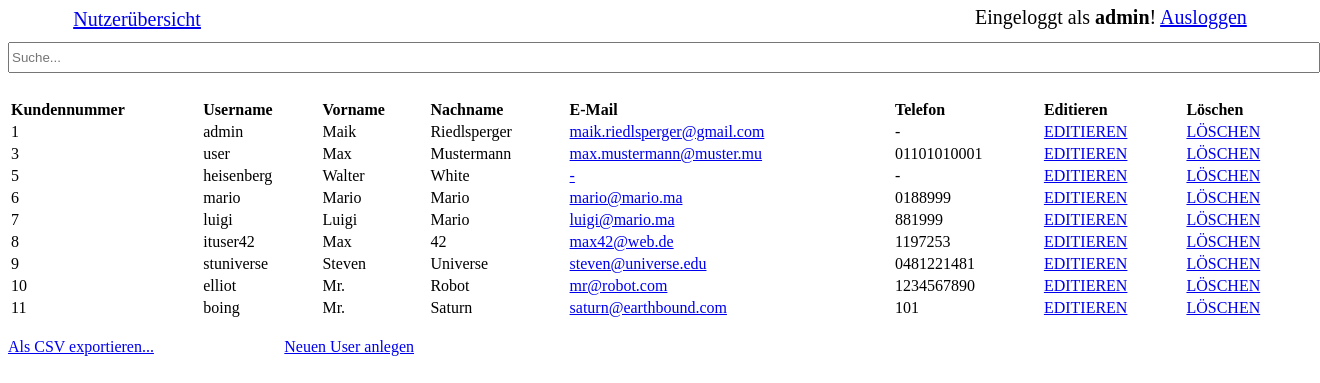
/index.php?s=user (signed in), run on the app's committed database.
### tables this page shows
CREATE TABLE `user` (
  `UserID` int(11) NOT NULL,
  `UserName` text NOT NULL,
  `UserFirstName` text NOT NULL,
  `UserLastName` text NOT NULL,
  `UserMail` text NOT NULL,
  `UserTelephone` text NOT NULL,
  `UserPassword` text NOT NULL,
  `UserRole` text NOT NULL
);

### database.php (called while the page is built, shortened)
<?php
	function getRole($pdo){
		$statement = $pdo->prepare("SELECT * FROM role WHERE RoleID =:roleID");
		$statement->bindValue(':roleID', $_SESSION["role"]);
		$statement->execute();
		$role = $statement->fetchAll();
		return $role[0];
	}
?>

### user.php (the view, shortened to what this page needs)
<?php
	require_once('database.php');
	if(isset($_SESSION["username"])){
		$role = getRole($pdo);
	}
?>
<form action="index.php?s=user" method="post">
	<input type="text" class="search" name="search" placeholder="Suche...">
</form>
<table class="table">
<tr>
	<th>Kundennummer</th>
	<th>Username</th>
	<th>Vorname</th>
	<th>Nachname</th>
	<th>E-Mail</th>
	<th>Telefon</th>
	<?php if(isset($role['RoleEdit']) && $role['RoleEdit'] == 1){ echo "<th>Editieren</th>"; }
	if(isset($role['RoleDelete']) && $role['RoleDelete'] == 1){ echo "<th>Löschen</th>"; } ?>
</tr>
<?php
	if(isset($_POST["search"]) && $_POST["search"] != ""){
		$search = '%'.$_POST["search"].'%';
		$statement = $pdo->prepare("SELECT * FROM user WHERE UserName LIKE :search OR UserFirstName LIKE :search OR UserLastName LIKE :search OR UserID LIKE :search ORDER BY UserID");
		$statement->bindParam(':search', $search);
	}
	else{
		$statement = $pdo->prepare("SELECT * FROM user ORDER BY UserID");
	}
		$result = $statement->execute();
		for($i = 1; $row = $statement->fetch(); $i++) {
			echo "<tr>";
			echo "<td>".$row['UserID']."</td>";
			echo "<td>".$row['UserName']."</td>";
			echo "<td>".$row['UserFirstName']."</td>";
			echo "<td>".$row['UserLastName']."</td>";
			echo '<td><a href="mailto:'.$row['UserMail'].'">'.$row['UserMail'].'</a></td>';
			echo "<td>".$row['UserTelephone']."</td>";
			if(isset($role['RoleEdit']) && $role['RoleEdit'] == 1){
				echo '<td><a href="index.php?s=edituser&id='.$row['UserID'].'">EDITIEREN</a></td>';
			}
			if(isset($role['RoleDelete']) && $role['RoleDelete'] == 1){
				echo '<td><a href="#" onclick="confirmDeletion('.$row['UserID'].')">LÖSCHEN</a></td>';
			}
			echo "</tr>";
		}
		echo '</table>';
		echo '<br /><a class="space" href="exportcsv.php">Als CSV exportieren...</a>';
	if(isset($role['RoleCreate']) && $role['RoleCreate'] == 1){
		echo '<a href="index.php?s=createuser">Neuen User anlegen</a>';
	}
?>

### css/main.css (style rules this page uses)
.search { height: 25px; margin-bottom: 25px !important; }
.space { margin-right: 10%; }
#main input, select { width: 100%; margin-bottom: 5px; display: block; }
table { width: 100%; text-align: left; }

### data on the page
user: UserID "1", UserName "admin", UserFirstName "Maik", UserLastName "Riedlsperger", UserMail "maik.riedlsperger@gmail.com", UserTelephone "-"
user: UserID "3", UserName "user", UserFirstName "Max", UserLastName "Mustermann", UserMail "max.mustermann@muster.mu", UserTelephone "01101010001"
user: UserID "5", UserName "heisenberg", UserFirstName "Walter", UserLastName "White", UserMail "-", UserTelephone "-"
user: UserID "6", UserName "mario", UserFirstName "Mario", UserLastName "Mario", UserMail "mario@mario.ma", UserTelephone "0188999"
user: UserID "7", UserName "luigi", UserFirstName "Luigi", UserLastName "Mario", UserMail "luigi@mario.ma", UserTelephone "881999"
user: UserID "8", UserName "ituser42", UserFirstName "Max", UserLastName "42", UserMail "max42@web.de", UserTelephone "1197253"
user: UserID "9", UserName "stuniverse", UserFirstName "Steven", UserLastName "Universe", UserMail "steven@universe.edu", UserTelephone "0481221481"
user: UserID "10", UserName "elliot", UserFirstName "Mr.", UserLastName "Robot", UserMail "mr@robot.com", UserTelephone "1234567890"
user: UserID "11", UserName "boing", UserFirstName "Mr.", UserLastName "Saturn", UserMail "saturn@earthbound.com", UserTelephone "101"

### other printed values
$_SESSION["username"] "admin"
